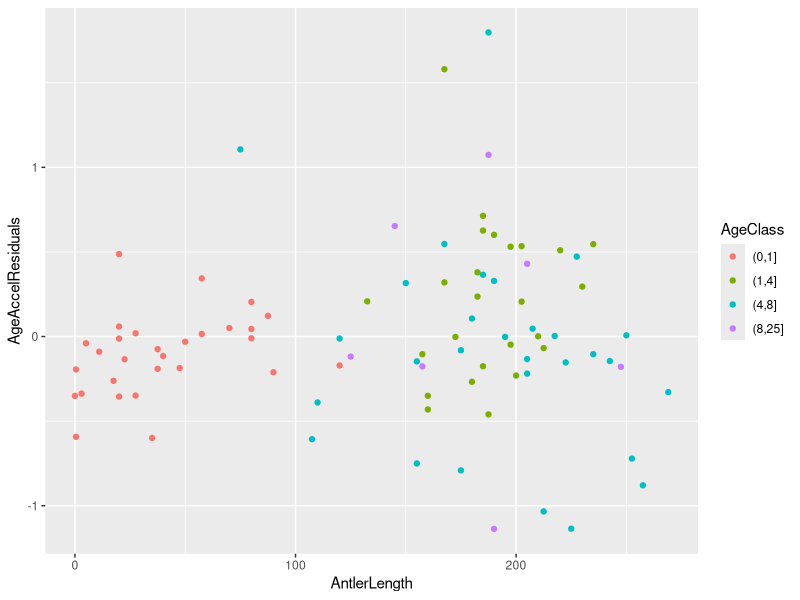
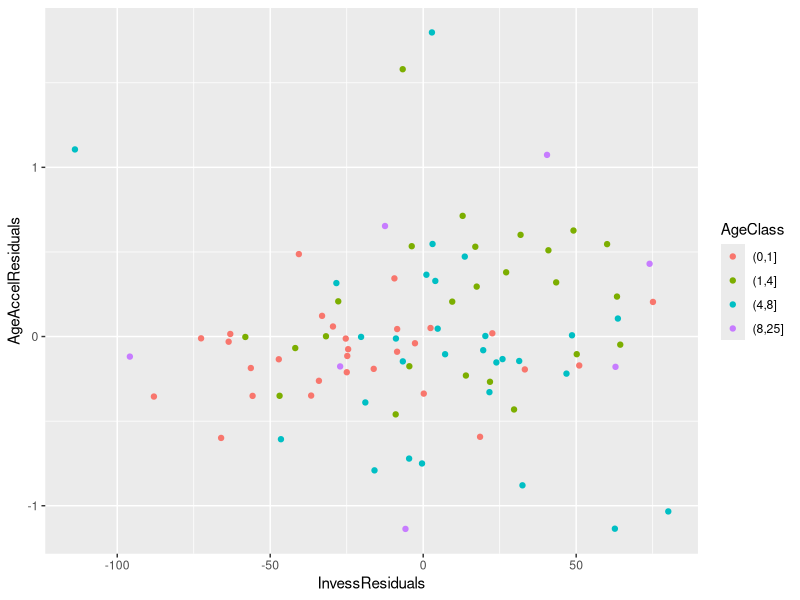

The R source for these figures, in order:
rm(list = ls()) # nettoyage de l'environnement de travail


# Chargement du jeu de données --------------------------------------------

library(readxl) # pour charger les fichiers excel
library(tidyr)
library(tibble)
library(dplyr)
library(purrr)
library(ggplot2)
library(lme4)
library(lmerTest)


data_antler = read_excel("data/Dataset_v2.xlsx", skip = 0, na = "NA")


ggplot(data_antler,
       aes(x = AntlerLength,
           y = AgeAccelResiduals,
           color=AgeClass)) +
  geom_point()

reglm1 <- lm(AgeAccelResiduals ~ AntlerLength+ Age +Age_2+ Population+ WeightAnimal.kg+
               AntlerLength:Age +AntlerLength:Age_2 + AntlerLength:Population,  
             data=data_antler)

reglm1 %>% 
  summary()

reglm2 <- lm(AgeAccelResiduals ~ AntlerLength+ AgeClass + Population+ WeightAnimal.kg+
               AntlerLength:AgeClass + AntlerLength:Population,  
             data=data_antler)

reglm2 %>% 
  summary()



ggplot(data_antler,
       aes(x = InvessResiduals,
           y = AgeAccelResiduals,
           color=AgeClass)) +
  geom_point()

reglm3 <- lm(AgeAccelResiduals ~ InvessResiduals+Age +Age_2+ Population+
               AntlerLength:Age +AntlerLength:Age_2 + AntlerLength:Population,  
             data=data_antler)

reglm3 %>% 
  summary()
